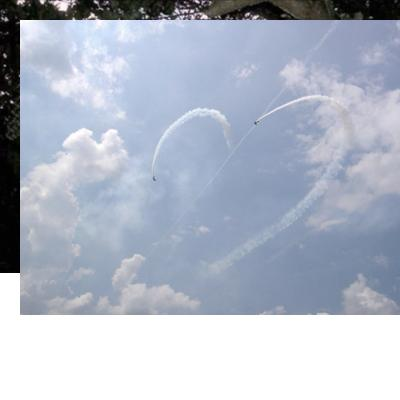
#> input picture unit-1/lesson-4/assignment-4/overlay-two-images1.jpg, 400 x 400 px
$ python assignment4pt2.py overlay-two-images1.jpg overlay-two-images5.jpg overlay-two-images5.jpg overlay-two-images5.jpg
#> lines starting #> are read from the running program, lines starting #| are printed output that depends on the picture
### 2)
import sys
from PIL import Image

if len(sys.argv) != 5:
    exit("This program requires four arguments: the name of four image files to combine.")

# [65 lines of commented-out code are left out]

img1 = Image.open( sys.argv[1] )
#> img1 is the input picture: PIL image 400x400 RGB; mean R, G, B 176.1, 183.6, 198
img2 = Image.open( sys.argv[2] )
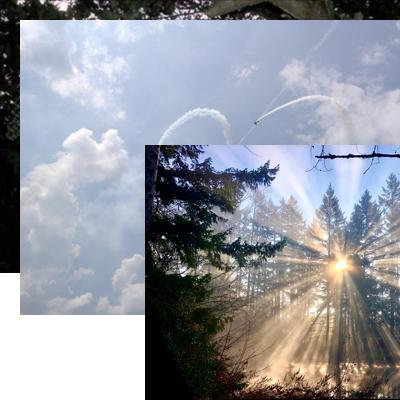
#> input picture unit-1/lesson-4/assignment-4/overlay-two-images5.jpg, 400 x 400 px
#> img2 is the input picture: PIL image 400x400 RGB; mean R, G, B 147.5, 150.5, 159.2
img3 = Image.open( sys.argv[3] )
img4 = Image.open( sys.argv[4] )

img1.thumbnail( (200, 200) )
#> img1: PIL image 200x200 RGB
img2.thumbnail( (200, 200) )
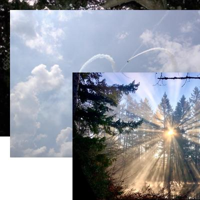
#> img2: PIL image 200x200 RGB; mean R, G, B 147.5, 150.5, 159.2
img3.thumbnail( (200, 200) )
img4.thumbnail( (200, 200) )

new_image = Image.new( "RGBA", (200, 200), "black" )

new_image.paste(img1, (0,0) )

img2.putalpha(120)
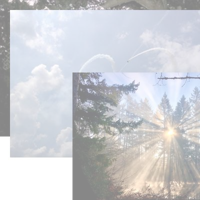
#> img2: PIL image 200x200 RGBA; mean R, G, B, A 147.5, 150.5, 159.2, 120; transparent parts drawn white
img3.putalpha(90)
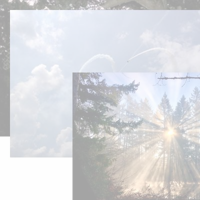
#> img3: PIL image 200x200 RGBA; mean R, G, B, A 147.5, 150.5, 159.2, 90; transparent parts drawn white
img4.putalpha(100)

new_image.alpha_composite(img2, (0,0) )
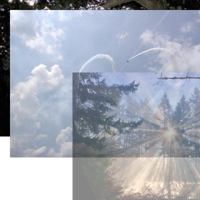
#> new_image: PIL image 200x200 RGBA; mean R, G, B, A 162.7, 168, 179.7, 255
new_image.alpha_composite(img3, (0,0) )
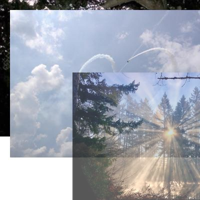
#> new_image: PIL image 200x200 RGBA; mean R, G, B, A 157.3, 161.8, 172.5, 255
new_image.alpha_composite(img4, (0,0) )
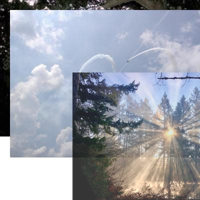
#> new_image: PIL image 200x200 RGBA; mean R, G, B, A 153.5, 157.4, 167.2, 255

new_image.save("collaging1-saved-for-demo.png")
